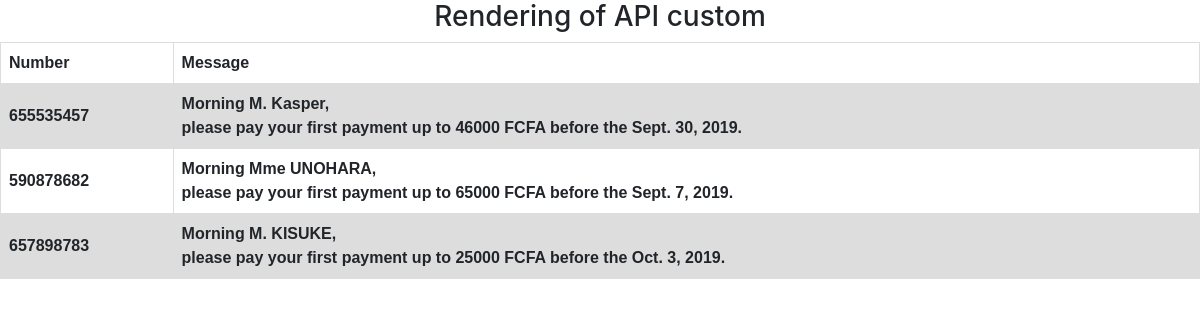
Page /recap/ on the committed database.
### bills/models.py (models this page shows, shortened)
class Personne(models.Model):
    gender = models.CharField(max_length=60, verbose_name="Genre")
    name = models.CharField(max_length=60, verbose_name="Nom")
    amount = models.CharField(max_length=60, verbose_name="Montant")
    deadline = models.DateField(auto_now=False, verbose_name="Délai")
    phone = models.IntegerField(verbose_name="Numéro")

### use_api/views.py (the view)
# urls.py: path('', views.PersonneAPIView.as_view(), name='recap_all'),
class PersonneAPIView(APIView):
    renderer_classes = [TemplateHTMLRenderer]
    template_name = 'use_api/index.html'
    def get(self, request):
        queryset = Personne.objects.all()
        return Response ({'recap': queryset})

### use_api/templates/use_api/index.html (shortened to what this page needs)
{% extends 'use_api/base.html' %}
{% block content %}
    <div class="text-center">
        <h3> Rendering of API custom</h3>
        <table>
            <tr>
                <th> Number </th>
                <th> Message </th>
            </tr>
            {% for r in recap %}
            <tr>
                <th> {{ r.phone }} </th>
                <th> Morning {{r.gender}} {{r.name}},<br/>
                please pay your first payment up to
                {{ r.amount }} FCFA before the {{ r.deadline }}.
            </tr>
            {% endfor %}
        </table>
    </div>
{% endblock %}

### use_api/templates/use_api/base.html (shortened to what this page needs)
<!DOCTYPE html>
<html lang="en">
<head>
    <link href="https://stackpath.bootstrapcdn.com/bootstrap/4.3.1/css/bootstrap.min.css" rel="stylesheet">
</head>
<body>
    {% block content %}
    {% endblock %}
</body>
</html>

### use_api/templates/use_api/index.html (style rules this page uses)
table { font-family: arial, sans-serif; border-collapse: collapse; width: 100%; }
td, th { border: 1px solid #dddddd; text-align: left; padding: 8px; }
tr:nth-child(even) { background-color: #dddddd; }

### rows in the picture
Personne: phone "655535457", gender "M.", name "Kasper", amount "46000", deadline "Sept. 30, 2019"
Personne: phone "590878682", gender "Mme", name "UNOHARA", amount "65000", deadline "Sept. 7, 2019"
Personne: phone "657898783", gender "M.", name "KISUKE", amount "25000", deadline "Oct. 3, 2019"
